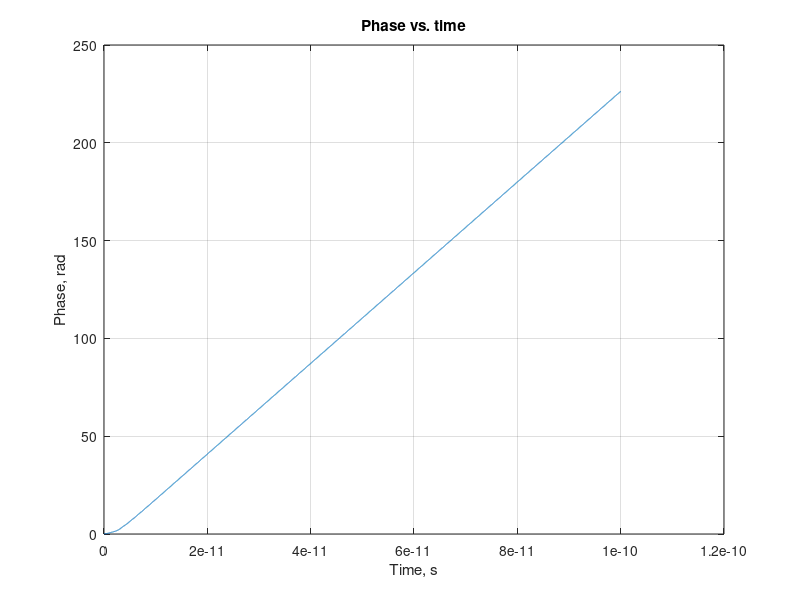
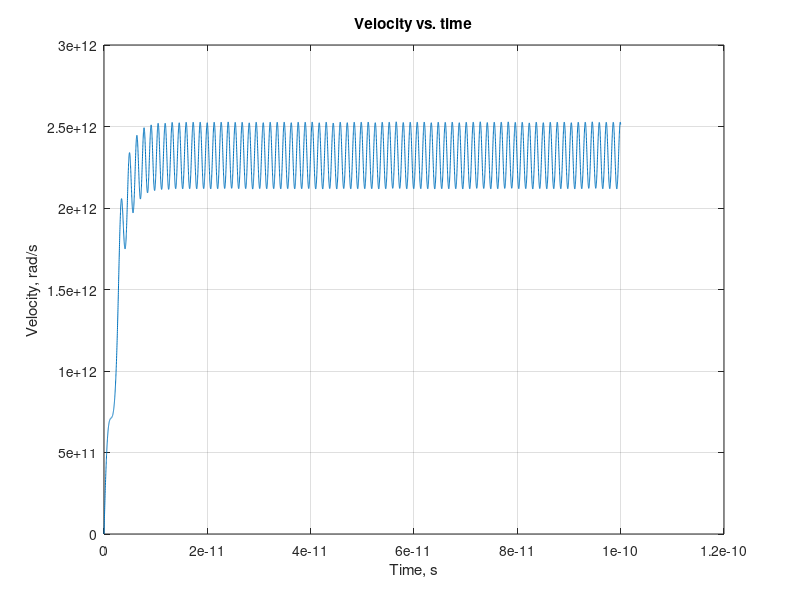
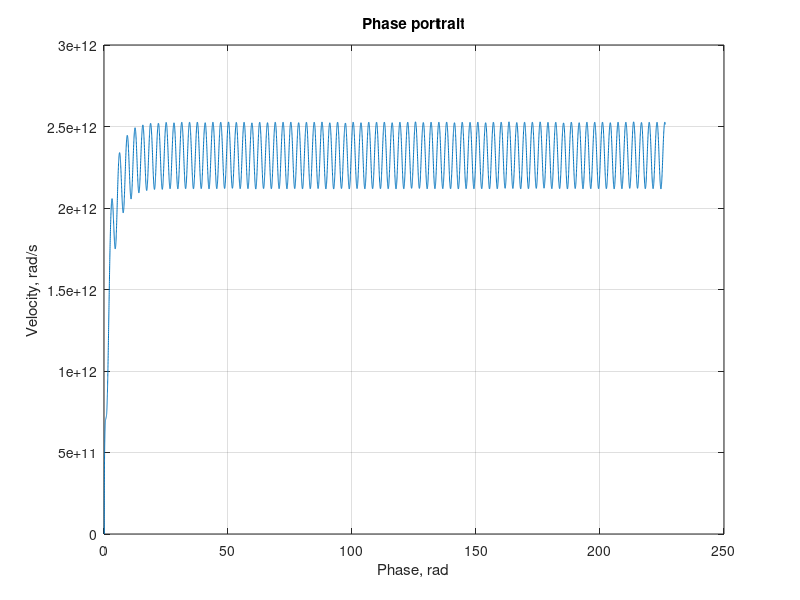

MATLAB code for these plots, in order:
tic;
clear all;
close all;
clc;

% Parameters
a = 3.5*10^(-3);
j = 3*10^8; % A/sm^2
s = 2*pi*4.32; % (Hz*sm^2)/A
w_e = 2*pi*1.75*10^9; % rad/s
w_ex = 2*pi*27.5*10^12; % rad/s

% Integtation lenght
d = 0.01*10^(-12); % s
T = 100*10^(-12); % s
Per = T/d;

% Modeling
TSPAN = 0:d:T;
Y0 = [0.1 0];

[t,y] = ode45(@(t,y) [y(2);-w_ex*a*y(2)-(w_ex*w_e/2)*sin(2*y(1))+w_ex*j*s] , TSPAN , Y0); % differential equation solution for j

% Results
figure('Color', 'w');
plot(t,y(:,1));
grid on;
title('Phase vs. time'); xlabel('Time, s'); ylabel('Phase, rad');

figure('Color', 'w');
plot(t,y(:,2));
grid on;
title('Velocity vs. time'); xlabel('Time, s'); ylabel('Velocity, rad/s');

figure('Color', 'w');
plot(y(:,1),y(:,2));
grid on;
title('Phase portrait'); xlabel('Phase, rad'); ylabel('Velocity, rad/s');

toc;